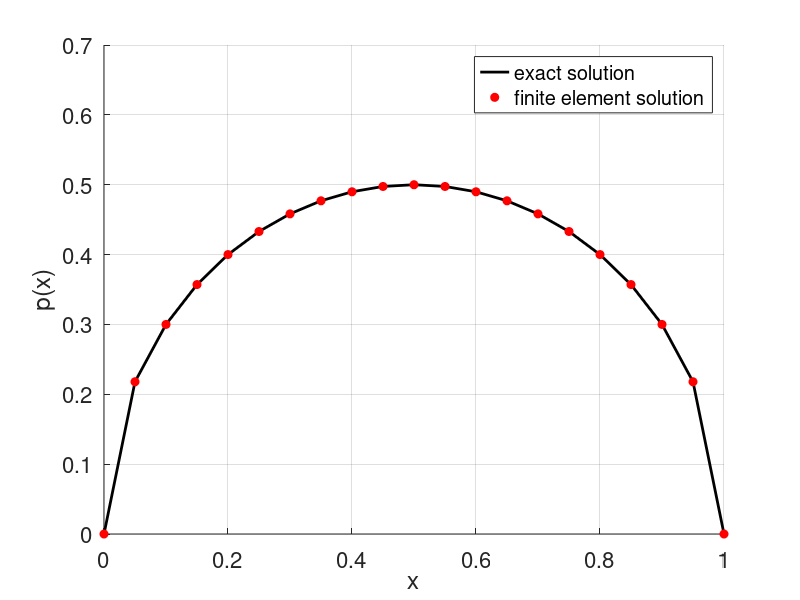

The MATLAB script that drew this image:
close all; clear all; clc;
% basic settings
L = 1; N = 21;
nod = linspace(0,L,N)'; ele = [1:N-1; 2:N]';
nnod= size(nod,1); [nele,etyp] = size(ele);
s = zeros(nele,1); f = zeros(nele,1);
for ee = 1:nele
    elee = ele(ee,:); node = nod(elee,:);
    xc = mean(node(:,1)); s(ee) = -1;
end
dbc = [1,0; N,0];
p0 = ones(nnod,1);
for step = 1:100000
    for ee = 1:nele
        elee = ele(ee,:); pc = mean(p0(elee));
        f(ee) = pc;
    end
% element 
Kidx = zeros(nele*etyp^2,1);
Kjdx = zeros(nele*etyp^2,1); Ktmp = zeros(nele*etyp^2,1);
Kflag = 0; F = zeros(nnod,1);
for ee = 1:nele
    elee = ele(ee,:); node = nod(elee,:); 
    fe = f(ee); se = s(ee);
    dL = node(2) - node(1);
    Ke = [1 -1;-1 1]/dL;
    Fe = -se*[0.5; 0.5]*dL;
    list = elee';
    Kidx(Kflag+1:Kflag+etyp^2) = [list;list];
    Kjdx(Kflag+1:Kflag+etyp^2) = [list list]';
    Ktmp(Kflag+1:Kflag+etyp^2) = fe*Ke(:); Kflag = Kflag + etyp^2;
    F(list) = F(list) + Fe;
end
Kstiff = sparse(Kidx(1:Kflag),Kjdx(1:Kflag),Ktmp(1:Kflag),nnod,nnod);
largevalue              = 1.0e8;
indexI                  = zeros(size(dbc,1),1);
KBCtmp                  = zeros(size(dbc,1),1);
Kdiag                   = diag(Kstiff);
Kii                     = Kdiag(dbc(:,1));
for ii = 1:size(dbc,1)
    bcdofs              = dbc(ii,1);
    bcvalu              = dbc(ii,2);
    indexI(ii)          = bcdofs;
    KBCtmp(ii)          = -Kii(ii) + Kii(ii) * largevalue;
end
F(dbc(:,1),1) = largevalue*Kii.*dbc(:,2);
KBC = sparse(indexI,indexI,KBCtmp,size(Kstiff,1),size(Kstiff,2) );
Kstiff = Kstiff + KBC;
% solve 
p = Kstiff\F;
error = norm(p-p0)/norm(p0);
fprintf(1,'iteration: %3d, error: %12.7e \n',step,error);
if(error<1e-8)
    break;
end
p = p0+0.5*(p-p0);
p0 = p;
end
% plot
figure(1); hold on; grid on;
set(gcf,'position',[0,0,800,400]); set(gcf,'color',[1 1 1]*(238-1)/256);
x = linspace(0,L,N)'; p_exact = sqrt(-x.^2+x);
plot(x,p_exact,'k-','linewidth',2);
plot(x,p,'ro','markersize',6,'markerfacecolor','r');
legend('exact solution','finite element solution');
xlabel('x'); ylabel('p(x)'); set(gca,'fontsize',16);
